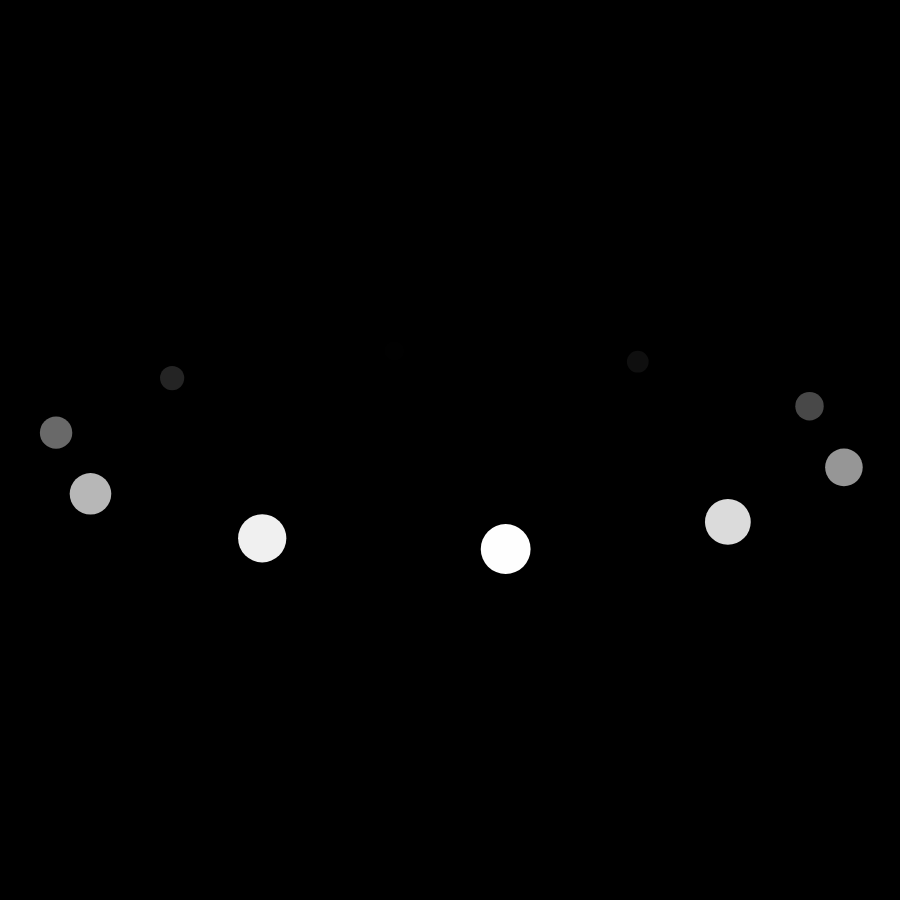
Frame 1 (no input)
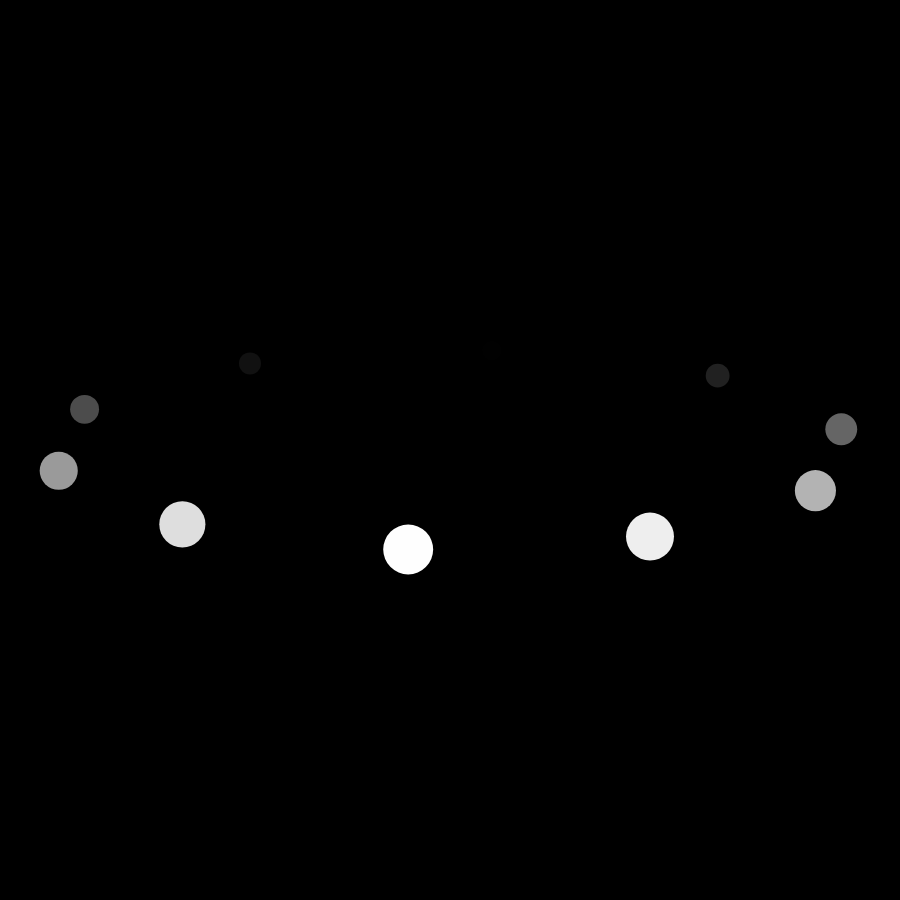
Frame 60 (no input)
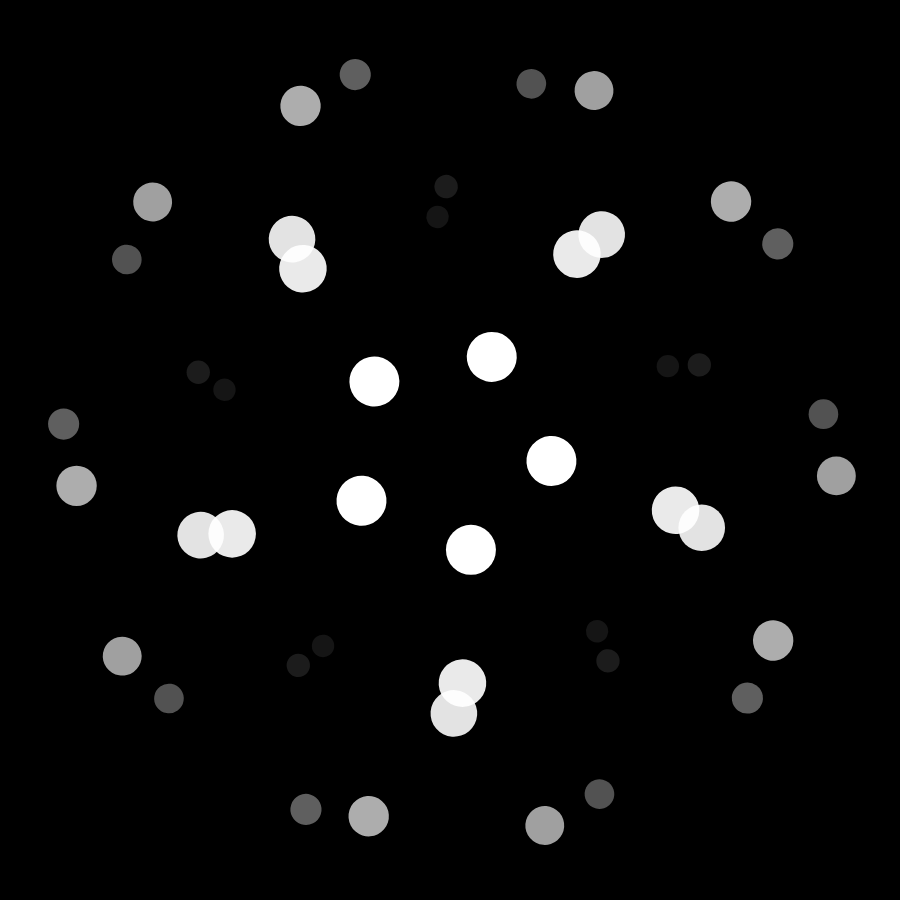
Frame 120 (the mouse pressed at the canvas centre since frame 60)

The p5.js sketch that drew these frames (run headless with seeded random() and noise() and a simulated clock; from frame 60 on, the mouse is pressed at the canvas centre):

// p5.js sketch
// ── sketch.js
let amount = 10;
let angleIncrementer = 0;
let offset;
let xMultiplier = 400;
let yMultiplier = 100;
let maxDiameter = 50;
let minDiameter = 20;
let speed = 1.5;

let sets;
let minSets = 1;
let maxSets = 10;
let setsOffset;

function setup(){
    createCanvas(900, 900);
    colorMode(HSL);
    angleMode(DEGREES);
    noStroke();
}

function draw(){
    background(0, 0, 0, 1);
    translate(width / 2, height / 2);
    speed = map(mouseY, height, 0, 0.5, 10);
    sets  = floor(map(mouseX, 0, width, minSets, maxSets));

    angleIncrementer = (angleIncrementer + speed) % 360;
    offset = 360 / amount;
    setsOffset = 360 / sets;

    drawCircles();
}

function drawCircles(){
    for (let i = 0; i < sets; i++) {
        push();
        rotate(i * setsOffset);
        drawSet();
        pop();
    }
}

function drawSet(){
    for (let i = 0; i < amount; i++) {
        let x = cos(i * offset + angleIncrementer) * xMultiplier;
        let y = sin(i * offset + angleIncrementer) * yMultiplier;
        let diameter = map(y, -yMultiplier, yMultiplier, minDiameter, maxDiameter); 
        let alpha    = map(diameter, minDiameter, maxDiameter, 0, 1);
        fill(0, 0, 100, alpha);
        circle(x, y, diameter);
    }
}
